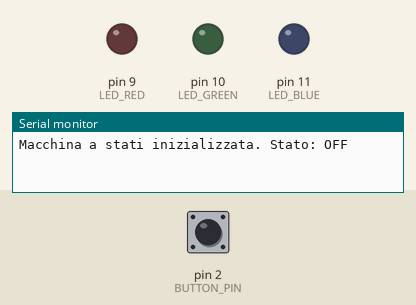
Bench run of a sketch on a simulated Arduino Uno, built with avr-gcc and run on an emulated ATmega328P. On the bench: output pins drawn as LEDs (lit = HIGH), the last lines printed to the serial monitor. The inputs (shaded band) are chosen by the test bench; at power-on: pin 2 (BUTTON_PIN) HIGH.

Above: at 1.2 s.
1.3 s: pin 2 (BUTTON_PIN) pulled LOW for 0.15 s
At 2.5 s:
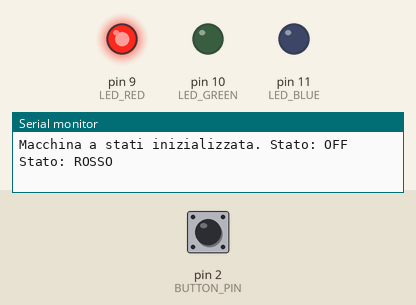
2.9 s: pin 2 (BUTTON_PIN) pulled LOW for 1 s
At 3.8 s:
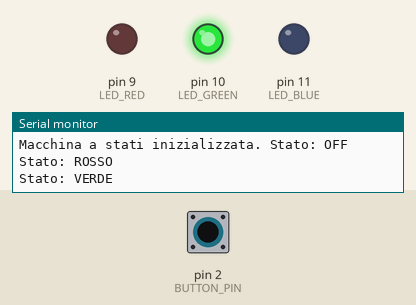
5.4 s: pin 2 (BUTTON_PIN) pulled LOW for 0.15 s
At 5.8 s:
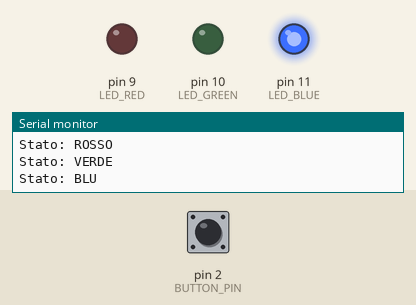
7.0 s: pin 2 (BUTTON_PIN) pulsed LOW 5 times (0.12 s each, 0.3 s apart)
At 9.1 s:
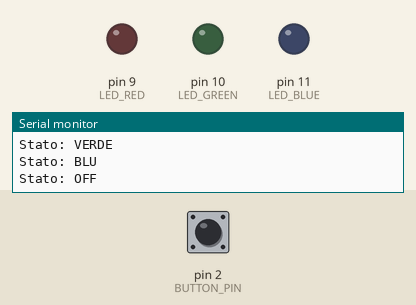
10.0 s: pin 2 (BUTTON_PIN) pulled LOW for 3.2 s
At 10.4 s:
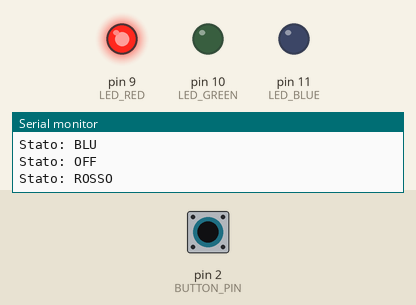
Timing chart, 0 to 13.0 s (numbered marks = the images above; inputs shaded):
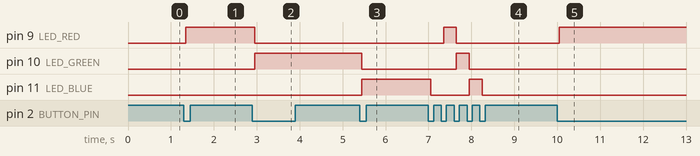

Measured:
- after the input at 1.3 s, pin 9 (LED_RED): LOW → HIGH after 0.05 s
- after the input at 2.9 s, pin 9 (LED_RED): HIGH → LOW after 0.05 s; pin 10 (LED_GREEN): LOW → HIGH after 0.05 s
- after the input at 5.4 s, pin 10 (LED_GREEN): HIGH → LOW after 0.05 s; pin 11 (LED_BLUE): LOW → HIGH after 0.05 s
- after the input at 7.0 s, pin 9 (LED_RED): LOW → HIGH after 0.35 s, → LOW 0.30 s later; pin 10 (LED_GREEN): LOW → HIGH after 0.65 s, → LOW 0.30 s later; pin 11 (LED_BLUE): HIGH → LOW after 0.05 s, → HIGH 0.90 s later, → LOW 0.30 s later
- after the input at 10.0 s, pin 9 (LED_RED): LOW → HIGH after 0.05 s

The sketch:

Pulsanti_07_macchina_stati.ino
```cpp
// Sketch per una macchina a stati controllata da pulsante
const int BUTTON_PIN = 2;  // Pin a cui è collegato il pulsante
const int LED_RED = 9;     // Pin a cui è collegato il LED rosso
const int LED_GREEN = 10;  // Pin a cui è collegato il LED verde
const int LED_BLUE = 11;   // Pin a cui è collegato il LED blu

// Definizione degli stati
enum State {
  STATE_RED,
  STATE_GREEN,
  STATE_BLUE,
  STATE_OFF
};

// Variabili di stato
State currentState = STATE_OFF;           // Stato corrente della macchina a stati
int buttonState = HIGH;                   // Stato corrente del pulsante
int lastButtonState = HIGH;               // Stato precedente del pulsante

// Variabili per il debouncing
unsigned long lastDebounceTime = 0;       // Ultimo momento in cui il pin è cambiato
const unsigned long DEBOUNCE_DELAY = 50;  // Tempo di debounce (ms)

void setup() {
  Serial.begin(9600);
  pinMode(BUTTON_PIN, INPUT_PULLUP);
  pinMode(LED_RED, OUTPUT);
  pinMode(LED_GREEN, OUTPUT);
  pinMode(LED_BLUE, OUTPUT);

  // Inizializza tutti i LED spenti
  digitalWrite(LED_RED, LOW);
  digitalWrite(LED_GREEN, LOW);
  digitalWrite(LED_BLUE, LOW);

  Serial.println("Macchina a stati inizializzata. Stato: OFF");
}

void loop() {
  // Gestione del pulsante
  int reading = digitalRead(BUTTON_PIN);
  if (reading != lastButtonState) {
    lastDebounceTime = millis();
  }

  if ((millis() - lastDebounceTime) > DEBOUNCE_DELAY) {
    if (reading != buttonState) {
      buttonState = reading;
      if (buttonState == LOW) {  // Se il pulsante è premuto (LOW con pull-up)
        // Cambia lo stato
        switch (currentState) {
          case STATE_OFF:
            currentState = STATE_RED;
            Serial.println("Stato: ROSSO");
            break;
          case STATE_RED:
            currentState = STATE_GREEN;
            Serial.println("Stato: VERDE");
            break;
          case STATE_GREEN:
            currentState = STATE_BLUE;
            Serial.println("Stato: BLU");
            break;
          case STATE_BLUE:
            currentState = STATE_OFF;
            Serial.println("Stato: OFF");
            break;
        }

        // Aggiorna i LED in base allo stato corrente
        updateLEDs();
      }
    }
  }
  lastButtonState = reading;
}

// Funzione per aggiornare i LED in base allo stato corrente
void updateLEDs() {
  // Spegni tutti i LED
  digitalWrite(LED_RED, LOW);
  digitalWrite(LED_GREEN, LOW);
  digitalWrite(LED_BLUE, LOW);

  // Accendi il LED corrispondente allo stato corrente
  switch (currentState) {
    case STATE_RED:
      digitalWrite(LED_RED, HIGH);
      break;
    case STATE_GREEN:
      digitalWrite(LED_GREEN, HIGH);
      break;
    case STATE_BLUE:
      digitalWrite(LED_BLUE, HIGH);
      break;
    case STATE_OFF:
      // Tutti i LED rimangono spenti
      break;
  }
}
```
